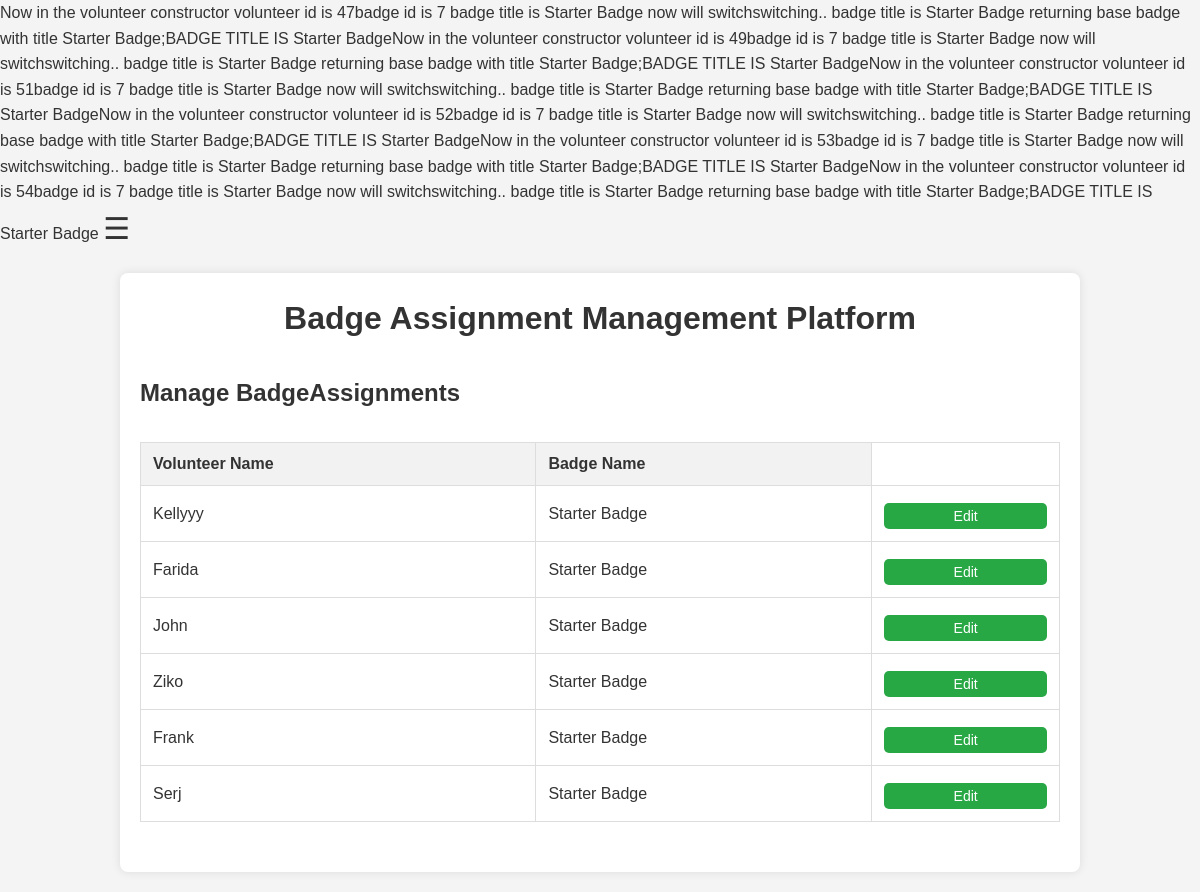
The app's page /Views/BadgeAssignmentPanel.php, older data.
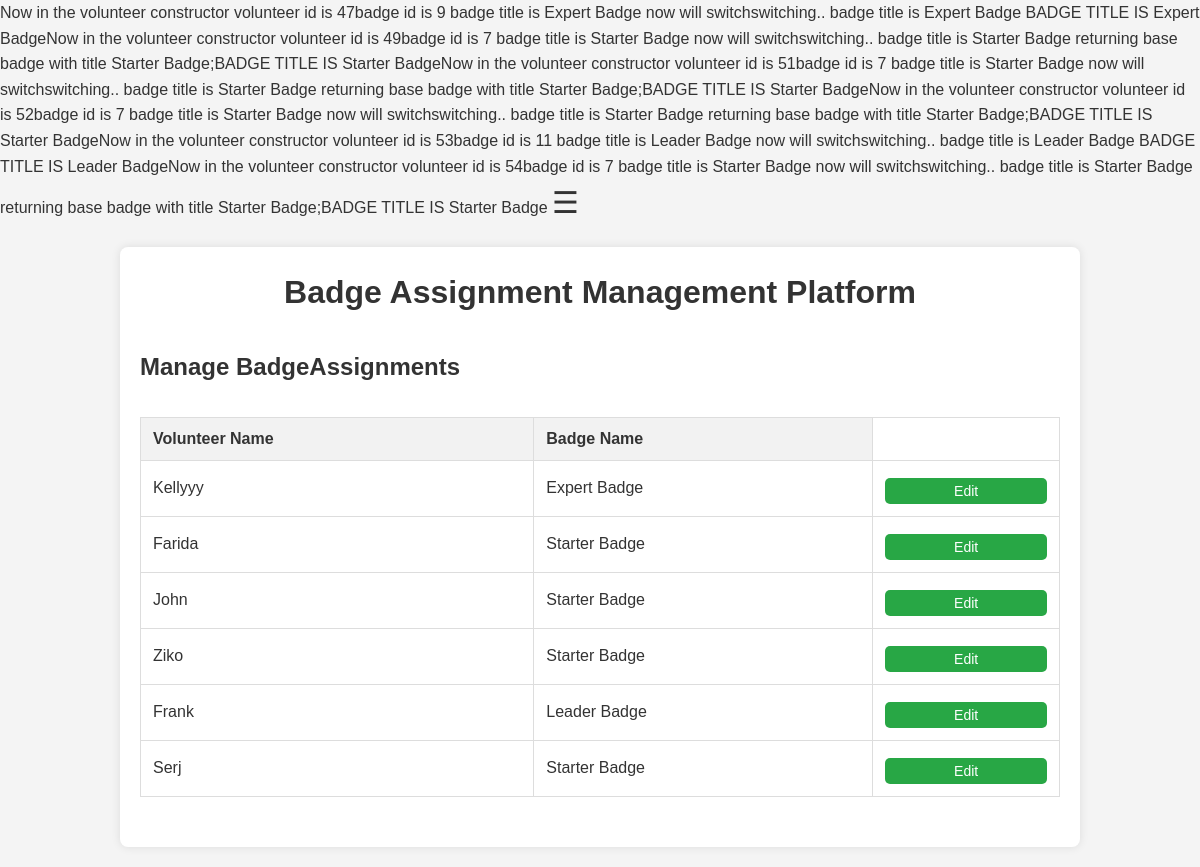
The same page, newer data.
### tables this page shows
CREATE TABLE `volunteer` (
  `VolunteerID` int NOT NULL AUTO_INCREMENT,
  `FirstName` varchar(50) NOT NULL,
  `LastName` varchar(50) NOT NULL,
  `Email` varchar(100) NOT NULL,
  `PhoneNumber` varchar(15) DEFAULT NULL,
  `DateOfBirth` date DEFAULT NULL,
  `USER_NAME` varchar(50) NOT NULL,
  `PASSWORD_HASH` varchar(100) NOT NULL,
  `LAST_LOGIN` date DEFAULT NULL,
  `ACCOUNT_CREATION_DATE` date DEFAULT NULL,
  `hours_contributed` int DEFAULT NULL,
  `NumberOfEventsAttended` int DEFAULT NULL,
  `VolunteerBadgeID` int DEFAULT NULL,
  `UserID` int DEFAULT NULL,
  PRIMARY KEY (`VolunteerID`),
  UNIQUE KEY `Email` (`Email`),
  KEY `VolunteerBadgeID` (`VolunteerBadgeID`),
  KEY `UserID` (`UserID`),
  CONSTRAINT `volunteer_ibfk_1` FOREIGN KEY (`VolunteerBadgeID`) REFERENCES `volunteerbadge` (`badge_id`),
  CONSTRAINT `volunteer_ibfk_2` FOREIGN KEY (`UserID`) REFERENCES `user` (`UserID`)
);

CREATE TABLE `volunteerbadge` (
  `badge_id` int NOT NULL AUTO_INCREMENT,
  `score` int NOT NULL,
  `title` varchar(100) NOT NULL,
  PRIMARY KEY (`badge_id`)
);

CREATE TABLE `user` (
  `UserID` int NOT NULL AUTO_INCREMENT,
  `FirstName` varchar(50) NOT NULL,
  `LastName` varchar(50) NOT NULL,
  `Email` varchar(100) NOT NULL,
  `PhoneNumber` varchar(15) DEFAULT NULL,
  `DateOfBirth` date DEFAULT NULL,
  `USER_NAME` varchar(50) NOT NULL,
  `PASSWORD_HASH` varchar(100) NOT NULL,
  `LAST_LOGIN` date DEFAULT NULL,
  `ACCOUNT_CREATION_DATE` date DEFAULT NULL,
  `UserTypeID` int DEFAULT NULL,
  PRIMARY KEY (`UserID`),
  UNIQUE KEY `Email` (`Email`),
  KEY `UserTypeID` (`UserTypeID`),
  CONSTRAINT `user_ibfk_1` FOREIGN KEY (`UserTypeID`) REFERENCES `usertype` (`UserTypeID`)
);

### Models/Database.php (called while the page is built, shortened)
<?php
class Database {
    protected $conn;
    private static $instance;
    public function __construct() {
        $this->conn = new mysqli('localhost', 'root', 'Deda2782002!', 'VolunteerManagementSystem');
    }
    public static function getInstance() {
        if (!self::$instance) {
            self::$instance = new Database();
        }
        return self::$instance;
    }
    public function getConnection() {
        return $this->conn;
    }
}
?>

### Controllers/VolunteerController.php (called while the page is built, shortened)
<?php
require_once '../Models/VolunteerModel.php';
class VolunteerController {
    public function get_all_Volunteers() {
        return Volunteer::getAllVolunteers();
    }
}
?>

### Models/UserModel.php (called while the page is built, shortened)
<?php
require_once 'Database.php';
require_once 'volunteerModel.php';
class User {
    private $conn;
    public $UserID;
    public function __construct($id = null) {
        $this->conn = Database::getInstance()->getConnection();
        $this->table_name = "User";
        if ($this->conn && !empty($id)) {
            $query = "SELECT * FROM " . $this->table_name . " WHERE UserID = ? LIMIT 1";
            $stmt = $this->conn->prepare($query);
            $stmt->bind_param("i", $id);
            $stmt->execute();
            $result = $stmt->get_result();
            if ($row = $result->fetch_assoc()) {
                $this->UserID = $row['UserID'];
                $this->UserType = $this->getUserType();
                $this->Privileges = $this->getPrivileges();
                $this->NotificationTypes = $this->get_notification_types();
            } else {
                echo "User not found.";
                return;
            }
        }
    }
    public function getUserType() {
        $query = "SELECT UserTypeID FROM User WHERE UserID = ?";
        $stmt = $this->conn->prepare($query);
        $stmt->bind_param("i", $this->UserID);
        $stmt->execute();
        $result = $stmt->get_result();
        if ($row = $result->fetch_assoc()) {
            $UserTypeID = $row['UserTypeID'];
            $query = "SELECT UserType FROM UserType WHERE UserTypeID = ?";
            $stmt = $this->conn->prepare($query);
            $stmt->bind_param("i", $UserTypeID);
            $stmt->execute();
            $result = $stmt->get_result();
            if ($row = $result->fetch_assoc()) {
                return $row['UserType'];
            }
        }
        return null;
    }
    public function getPrivileges() {
        $query = "SELECT p.* FROM Privilege p
                  JOIN User_Privilege up ON p.PrivilegeID = up.USER_PrivilegeID
                  WHERE up.User_ID = ?";
        $stmt = $this->conn->prepare($query);
        $stmt->bind_param("i", $this->UserID);
        $stmt->execute();
        $result = $stmt->get_result();
        $privileges = [];
        while ($row = $result->fetch_assoc()) {
            $privilege = new Privilege();
            $privilege->PrivilegeID = $row['PrivilegeID'];
            $privilege->PrivilegeName = $row['PrivilegeName'];
            $privilege->Description = $row['Description'];
            $privilege->AccessLevel = $row['AccessLevel'];
            $privileges[] = $privilege;
        }
        return $privileges;
    }
    public function get_notification_types() {
        $query = "SELECT nt.* FROM NotificationType nt
                  JOIN User_NotificationType un ON nt.NotificationTypeID = un.NotificationTypeID
                  WHERE un.UserID = ?";
        $stmt = $this->conn->prepare($query);
        $notification_types = [];
        return $notification_types;
    }
}
?>

### Models/BadgeDecorator.php (called while the page is built, shortened)
<?php
class StarterBadgeDecorator extends BadgeDecorator
{
    public function get_title(): string
    {
        $this->title = 'Starter Badge';
        return $this->title;
    }
}
class ExpertBadgeDecorator extends BadgeDecorator
{
    public function get_title(): string
    {
        $this->title = 'Expert Badge';
        return $this->title;
    }
}
class LeaderBadgeDecorator extends BadgeDecorator
{
    public function get_title(): string
    {
        $this->title = 'Leader Badge';
        return $this->title;
    }
}
?>

### Views/BadgeAssignmentPanel.php (the view, shortened to what the changed rows need)
<?php
require_once '../Controllers/VolunteerController.php';
$controller = new VolunteerController();
$volunteers = $controller->get_all_Volunteers();
?>
<!DOCTYPE html>
<html lang="en">
<head>
    <link rel="stylesheet" href="./Style/style_control_panel.css">
</head>
<body>
<span class="open-btn" onclick="openNav()">&#9776;</span>
<div class="container">
    <h1>Badge Assignment Management Platform</h1>
    <h2>Manage BadgeAssignments</h2>
    <table class="crud-table">
        <thead>
            <tr>
                <th>Volunteer Name</th>
                <th>Badge Name</th>
            </tr>
        </thead>
        <tbody>
            <?php foreach ($volunteers as $volunteer) : ?>
                    <tr>
                        <td><?= $volunteer->FirstName; ?></td>
                        <td><?= $volunteer->badge->get_title(); ?></td>
                        <td>
                            <button class="button" onclick="openModal(<?= $volunteer->badge->badge_id; ?>, '<?= $volunteer->badge->get_title(); ?>', '<?= $volunteer->FirstName; ?>','<?= $volunteer->VolunteerID; ?>')">Edit</button>
                        </td>
                    </tr>
            <?php endforeach; ?>
        </tbody>
    </table>
</div>
</body>
</html>

### Models/VolunteerModel.php (shortened to what the changed rows need)
<?php
require_once 'UserModel.php';
require_once 'BadgeDecorator.php';
class Volunteer extends User {
    public $VolunteerID;
    private $conn;
    public function __construct($id = null) {
        $this->table_name = "Volunteer";
        $this->conn = Database::getInstance()->getConnection();
        if (!$this->conn) {
            echo "Database connection error.";
            return;
        } else if (empty($id)) {
            return;
        } else {
            $sql = "SELECT * FROM $this->table_name WHERE VolunteerID = ?";
            $stmt = $this->conn->prepare($sql);
            $stmt->bind_param("i", $id);
            $stmt->execute();
            $result = $stmt->get_result();
            if ($row = $result->fetch_assoc()) {
                parent::__construct($row['UserID']);
                $this->VolunteerID = $row['VolunteerID'];
                $this->badge = $this->get_badge();
                echo "BADGE TITLE IS " . $this->badge->get_title();
            } else {
                echo "No volunteer found with ID: $id";
            }
        }
    }
    public static function getAllVolunteers()
    {
        $sql = "SELECT * FROM Volunteer ORDER BY VolunteerID";
        $conn = Database::getInstance()->getConnection();
        $volunteerDataSet = $conn->query($sql);
        $i = 0;
        $Result = [];
        while ($row = mysqli_fetch_array($volunteerDataSet)) {
            $MyObj = new Volunteer($row["VolunteerID"]);
            $Result[$i] = $MyObj;
            $i++;
        }
        return $Result;
    }
    public function get_badge() {
        $query = "SELECT VolunteerBadgeID FROM volunteer WHERE VolunteerID = ? LIMIT 1";
        $stmt = $this->conn->prepare($query);
        echo "volunteer id is $this->VolunteerID";
        $stmt->bind_param("i", $this->VolunteerID);
        $stmt->execute();
        $result = $stmt->get_result();
        $row = $result->fetch_assoc();
        $badge_id = $row['VolunteerBadgeID'] ?? null;
       echo "badge id is $badge_id   ";
        $query = "SELECT title FROM VolunteerBadge WHERE badge_id = ? LIMIT 1";
        $stmt = $this->conn->prepare($query);
        $stmt->bind_param("i", $badge_id);
        $stmt->execute();
        $result = $stmt->get_result();
        $row = $result->fetch_assoc();
        $badge_title = $row['title'];
        echo "badge title is $badge_title ";
        $baseBadge = new StarterBadgeDecorator($badge_id);
        echo "now will switch";
        echo "switching.. badge title is $badge_title  ";
        switch ($badge_title) {
            case 'Leader Badge':
                return new LeaderBadgeDecorator(
                    new MasterBadgeDecorator(
                        new ExpertBadgeDecorator(
                            new AdvancedBadgeDecorator($baseBadge)
                        )
                    )
                );
            case 'Expert Badge':
                return new ExpertBadgeDecorator(
                    new AdvancedBadgeDecorator($baseBadge)
                );
            case 'Starter Badge':
                echo "returning base badge with title " . $baseBadge->get_title() . ";";
                return $baseBadge;
        }
    }
}
?>

Row changes from the older to the newer data that the page shows:
changed volunteer "Kellyyy": VolunteerBadgeID "7" → "9"; VolunteerBadgeID.title "Starter Badge" → "Expert Badge"
now on this page (row unchanged): volunteerbadge: title "Expert Badge"
computed for volunteerbadge: title "Starter Badge Starter Badge Starter Badge Starter Badge Starter Badge Starter Badge" → "Starter Badge Starter Badge Starter Badge Starter Badge"
changed volunteer "Frank": VolunteerBadgeID "7" → "11"; VolunteerBadgeID.title "Starter Badge" → "Leader Badge"
now on this page (row unchanged): volunteerbadge: title "Leader Badge"
Text that changed along with them:
$this->badge->get_title(): "Starter Badge Starter Badge Starter Badge Starter Badge Starter Badge Starter Badge" → "Expert Badge Starter Badge Starter Badge Starter Badge Leader Badge Starter Badge"
$baseBadge->get_title(): "Starter Badge Starter Badge Starter Badge Starter Badge Starter Badge Starter Badge" → "Starter Badge Starter Badge Starter Badge Starter Badge"
text no longer shown: "returning base badge with title returning base badge with title returning base badge with title returning base badge with title returning base badge with title returning base badge with title ; ; ; ; ; ;"
text now shown: "returning base badge with title returning base badge with title returning base badge with title returning base badge with title ; ; ; ;"
